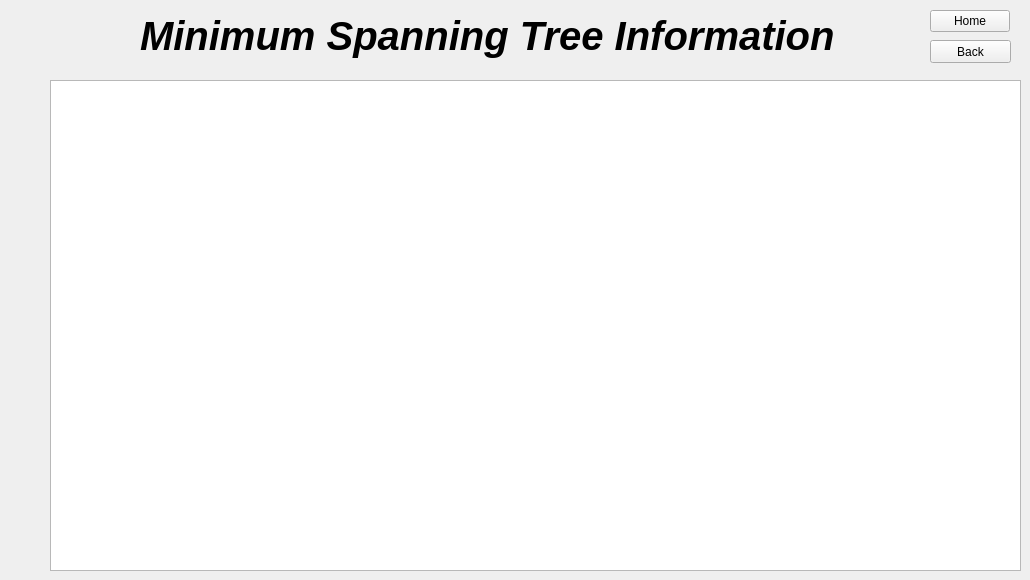
      <widget class="QWidget" name="page_3">
       <widget class="QTextBrowser" name="MST_textbrowser">
        <property name="geometry">
         <rect>
          <x>50</x>
          <y>80</y>
          <width>971</width>
          <height>491</height>
         </rect>
        </property>
       </widget>
       <widget class="QLabel" name="MST_label">
        <property name="geometry">
         <rect>
          <x>140</x>
          <y>10</y>
          <width>761</width>
          <height>51</height>
         </rect>
        </property>
        <property name="font">
         <font>
          <pointsize>30</pointsize>
          <weight>75</weight>
          <italic>true</italic>
          <bold>true</bold>
         </font>
        </property>
        <property name="text">
         <string>Minimum Spanning Tree Information</string>
        </property>
       </widget>
       <widget class="QPushButton" name="MST_home_pushbutton">
        <property name="geometry">
         <rect>
          <x>930</x>
          <y>10</y>
          <width>80</width>
          <height>22</height>
         </rect>
        </property>
        <property name="text">
         <string>Home</string>
        </property>
       </widget>
       <widget class="QPushButton" name="MST_back_pushbutton">
        <property name="geometry">
         <rect>
          <x>930</x>
          <y>40</y>
          <width>81</width>
          <height>23</height>
         </rect>
        </property>
        <property name="text">
         <string>Back</string>
        </property>
       </widget>
      </widget>
